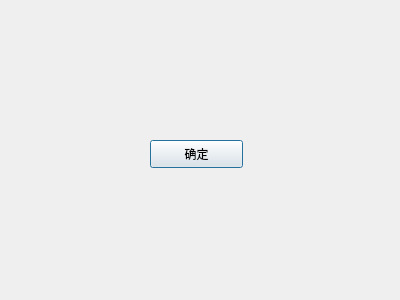
<?xml version="1.0" encoding="UTF-8"?>
<ui version="4.0">
 <class>errorPage</class>
 <widget class="QDialog" name="errorPage">
  <property name="geometry">
   <rect>
    <x>0</x>
    <y>0</y>
    <width>400</width>
    <height>300</height>
   </rect>
  </property>
  <property name="windowTitle">
   <string>Dialog</string>
  </property>
  <widget class="QPushButton" name="btnClose">
   <property name="geometry">
    <rect>
     <x>150</x>
     <y>140</y>
     <width>93</width>
     <height>28</height>
    </rect>
   </property>
   <property name="text">
    <string>确定</string>
   </property>
  </widget>
 </widget>
 <resources/>
 <connections/>
</ui>
